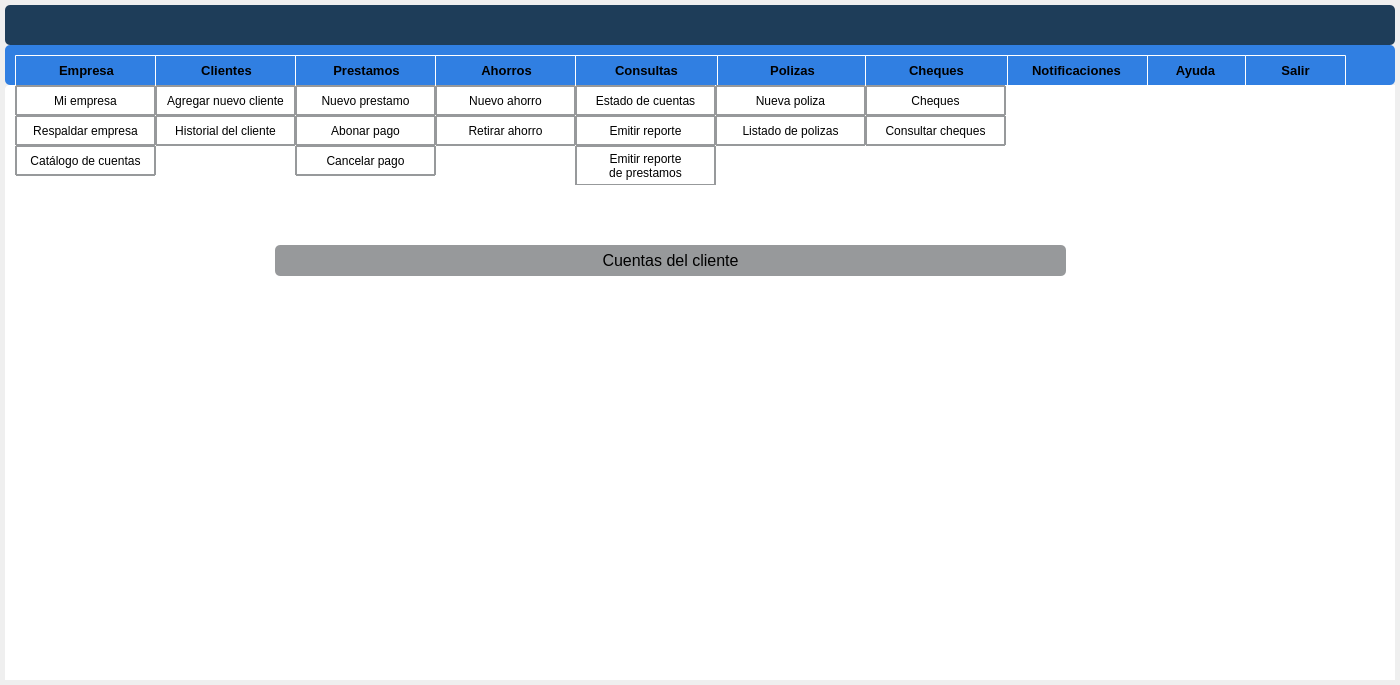
<?xml version="1.0" encoding="UTF-8"?>
<ui version="4.0">
 <class>Nuevoprestamo</class>
 <widget class="QWidget" name="Nuevoprestamo">
  <property name="geometry">
   <rect>
    <x>0</x>
    <y>0</y>
    <width>1400</width>
    <height>685</height>
   </rect>
  </property>
  <property name="minimumSize">
   <size>
    <width>0</width>
    <height>0</height>
   </size>
  </property>
  <property name="windowTitle">
   <string>Form</string>
  </property>
  <property name="styleSheet">
   <string notr="true">QWidget#DetailWindow{border-radius: 5px}</string>
  </property>
  <layout class="QVBoxLayout" name="verticalLayout">
   <property name="spacing">
    <number>0</number>
   </property>
   <property name="leftMargin">
    <number>0</number>
   </property>
   <property name="topMargin">
    <number>0</number>
   </property>
   <property name="rightMargin">
    <number>0</number>
   </property>
   <property name="bottomMargin">
    <number>0</number>
   </property>
   <item>
    <widget class="QFrame" name="central_widget_frame">
     <property name="minimumSize">
      <size>
       <width>1350</width>
       <height>0</height>
      </size>
     </property>
     <property name="styleSheet">
      <string notr="true">border-radius: 5px</string>
     </property>
     <property name="frameShape">
      <enum>QFrame::StyledPanel</enum>
     </property>
     <property name="frameShadow">
      <enum>QFrame::Raised</enum>
     </property>
     <layout class="QVBoxLayout" name="shadow_layout">
      <property name="spacing">
       <number>0</number>
      </property>
      <property name="leftMargin">
       <number>5</number>
      </property>
      <property name="topMargin">
       <number>5</number>
      </property>
      <property name="rightMargin">
       <number>5</number>
      </property>
      <property name="bottomMargin">
       <number>5</number>
      </property>
      <item>
       <widget class="QFrame" name="background_frame">
        <property name="minimumSize">
         <size>
          <width>1350</width>
          <height>0</height>
         </size>
        </property>
        <property name="styleSheet">
         <string notr="true">QWidgget#background_frame{background-color: rgb(245, 240, 225);}</string>
        </property>
        <property name="frameShape">
         <enum>QFrame::StyledPanel</enum>
        </property>
        <property name="frameShadow">
         <enum>QFrame::Raised</enum>
        </property>
        <layout class="QVBoxLayout" name="verticalLayout_2">
         <property name="spacing">
          <number>0</number>
         </property>
         <property name="leftMargin">
          <number>0</number>
         </property>
         <property name="topMargin">
          <number>0</number>
         </property>
         <property name="rightMargin">
          <number>0</number>
         </property>
         <property name="bottomMargin">
          <number>0</number>
         </property>
         <item>
          <widget class="QFrame" name="top_bar_frame">
           <property name="minimumSize">
            <size>
             <width>0</width>
             <height>40</height>
            </size>
           </property>
           <property name="maximumSize">
            <size>
             <width>16777215</width>
             <height>40</height>
            </size>
           </property>
           <property name="styleSheet">
            <string notr="true">background-color: #1e3d59;
border-radius: 5px</string>
           </property>
           <property name="frameShape">
            <enum>QFrame::StyledPanel</enum>
           </property>
           <property name="frameShadow">
            <enum>QFrame::Raised</enum>
           </property>
           <layout class="QHBoxLayout" name="horizontalLayout_3">
            <item>
             <widget class="QLabel" name="title_label">
              <property name="minimumSize">
               <size>
                <width>1100</width>
                <height>0</height>
               </size>
              </property>
              <property name="font">
               <font>
                <pointsize>10</pointsize>
                <bold>true</bold>
               </font>
              </property>
              <property name="styleSheet">
               <string notr="true">color: white;</string>
              </property>
              <property name="text">
               <string/>
              </property>
             </widget>
            </item>
            <item>
             <widget class="QFrame" name="buttons_holder_frame">
              <property name="minimumSize">
               <size>
                <width>180</width>
                <height>30</height>
               </size>
              </property>
              <property name="maximumSize">
               <size>
                <width>113</width>
                <height>16777215</height>
               </size>
              </property>
              <property name="frameShape">
               <enum>QFrame::StyledPanel</enum>
              </property>
              <property name="frameShadow">
               <enum>QFrame::Raised</enum>
              </property>
              <widget class="QToolButton" name="restore_button">
               <property name="geometry">
                <rect>
                 <x>80</x>
                 <y>0</y>
                 <width>22</width>
                 <height>22</height>
                </rect>
               </property>
               <property name="text">
                <string/>
               </property>
               <property name="icon">
                <iconset>
                 <normaloff>../../pys6-recipes-organizer-master/assets/icons/restore-window.png</normaloff>../../pys6-recipes-organizer-master/assets/icons/restore-window.png</iconset>
               </property>
               <property name="iconSize">
                <size>
                 <width>25</width>
                 <height>25</height>
                </size>
               </property>
              </widget>
              <widget class="QToolButton" name="close_button">
               <property name="geometry">
                <rect>
                 <x>120</x>
                 <y>0</y>
                 <width>22</width>
                 <height>22</height>
                </rect>
               </property>
               <property name="text">
                <string/>
               </property>
               <property name="icon">
                <iconset>
                 <normaloff>../../pys6-recipes-organizer-master/assets/icons/close-window.png</normaloff>../../pys6-recipes-organizer-master/assets/icons/close-window.png</iconset>
               </property>
               <property name="iconSize">
                <size>
                 <width>25</width>
                 <height>25</height>
                </size>
               </property>
              </widget>
              <widget class="QToolButton" name="maximize_button">
               <property name="geometry">
                <rect>
                 <x>77</x>
                 <y>0</y>
                 <width>31</width>
                 <height>22</height>
                </rect>
               </property>
               <property name="text">
                <string/>
               </property>
               <property name="icon">
                <iconset>
                 <normaloff>../../pys6-recipes-organizer-master/assets/icons/maximize-window.png</normaloff>../../pys6-recipes-organizer-master/assets/icons/maximize-window.png</iconset>
               </property>
               <property name="iconSize">
                <size>
                 <width>25</width>
                 <height>25</height>
                </size>
               </property>
              </widget>
              <widget class="QToolButton" name="minimize_button">
               <property name="geometry">
                <rect>
                 <x>40</x>
                 <y>0</y>
                 <width>22</width>
                 <height>22</height>
                </rect>
               </property>
               <property name="text">
                <string/>
               </property>
               <property name="icon">
                <iconset>
                 <normaloff>../../pys6-recipes-organizer-master/assets/icons/minimize-window.png</normaloff>../../pys6-recipes-organizer-master/assets/icons/minimize-window.png</iconset>
               </property>
               <property name="iconSize">
                <size>
                 <width>25</width>
                 <height>25</height>
                </size>
               </property>
              </widget>
             </widget>
            </item>
           </layout>
          </widget>
         </item>
         <item>
          <widget class="QFrame" name="content_frame">
           <property name="frameShape">
            <enum>QFrame::StyledPanel</enum>
           </property>
           <property name="frameShadow">
            <enum>QFrame::Raised</enum>
           </property>
           <layout class="QVBoxLayout" name="verticalLayout_3">
            <property name="spacing">
             <number>0</number>
            </property>
            <property name="leftMargin">
             <number>0</number>
            </property>
            <property name="topMargin">
             <number>0</number>
            </property>
            <property name="rightMargin">
             <number>0</number>
            </property>
            <property name="bottomMargin">
             <number>0</number>
            </property>
            <item>
             <widget class="QFrame" name="barra_principal_frame">
              <property name="enabled">
               <bool>true</bool>
              </property>
              <property name="minimumSize">
               <size>
                <width>0</width>
                <height>20</height>
               </size>
              </property>
              <property name="maximumSize">
               <size>
                <width>16777215</width>
                <height>40</height>
               </size>
              </property>
              <property name="styleSheet">
               <string notr="true">QWidget#barra_principal_frame{background-color: rgb(48, 127, 226);
border-radius: 5px}</string>
              </property>
              <property name="frameShape">
               <enum>QFrame::StyledPanel</enum>
              </property>
              <property name="frameShadow">
               <enum>QFrame::Raised</enum>
              </property>
              <widget class="QPushButton" name="Empresa">
               <property name="geometry">
                <rect>
                 <x>10</x>
                 <y>10</y>
                 <width>143</width>
                 <height>31</height>
                </rect>
               </property>
               <property name="font">
                <font>
                 <pointsize>10</pointsize>
                 <bold>true</bold>
                </font>
               </property>
               <property name="styleSheet">
                <string notr="true">border-style: solid;
background-color: rgb(48, 127, 226);
border-width: 1px;
border-color: rgb(255, 255, 255);
border-radius: 1px;</string>
               </property>
               <property name="text">
                <string>Empresa</string>
               </property>
               <property name="icon">
                <iconset>
                 <normaloff>../assets/Iconos/house.png</normaloff>../assets/Iconos/house.png</iconset>
               </property>
               <property name="iconSize">
                <size>
                 <width>40</width>
                 <height>40</height>
                </size>
               </property>
              </widget>
              <widget class="QPushButton" name="Clientes">
               <property name="geometry">
                <rect>
                 <x>150</x>
                 <y>10</y>
                 <width>143</width>
                 <height>31</height>
                </rect>
               </property>
               <property name="font">
                <font>
                 <pointsize>10</pointsize>
                 <bold>true</bold>
                </font>
               </property>
               <property name="styleSheet">
                <string notr="true">border-style: solid;
background-color: rgb(48, 127, 226);
border-width: 1px;
border-color: rgb(255, 255, 255);
border-radius: 1px;</string>
               </property>
               <property name="text">
                <string>Clientes</string>
               </property>
               <property name="icon">
                <iconset>
                 <normaloff>../assets/Iconos/60eb68bb3242ef4ac327a3fe28d25719.png</normaloff>../assets/Iconos/60eb68bb3242ef4ac327a3fe28d25719.png</iconset>
               </property>
               <property name="iconSize">
                <size>
                 <width>30</width>
                 <height>30</height>
                </size>
               </property>
              </widget>
              <widget class="QPushButton" name="Prestamos">
               <property name="geometry">
                <rect>
                 <x>290</x>
                 <y>10</y>
                 <width>143</width>
                 <height>31</height>
                </rect>
               </property>
               <property name="font">
                <font>
                 <pointsize>10</pointsize>
                 <bold>true</bold>
                </font>
               </property>
               <property name="styleSheet">
                <string notr="true">border-style: solid;
background-color: rgb(48, 127, 226);
border-width: 1px;
border-color: rgb(255, 255, 255);
border-radius: 1px;</string>
               </property>
               <property name="text">
                <string>Prestamos</string>
               </property>
               <property name="icon">
                <iconset>
                 <normaloff>../assets/Iconos/prestamos.png</normaloff>../assets/Iconos/prestamos.png</iconset>
               </property>
               <property name="iconSize">
                <size>
                 <width>35</width>
                 <height>35</height>
                </size>
               </property>
              </widget>
              <widget class="QPushButton" name="Ahorros">
               <property name="geometry">
                <rect>
                 <x>430</x>
                 <y>10</y>
                 <width>143</width>
                 <height>31</height>
                </rect>
               </property>
               <property name="font">
                <font>
                 <pointsize>10</pointsize>
                 <bold>true</bold>
                </font>
               </property>
               <property name="styleSheet">
                <string notr="true">border-style: solid;
background-color: rgb(48, 127, 226);
border-width: 1px;
border-color: rgb(255, 255, 255);
border-radius: 1px;</string>
               </property>
               <property name="text">
                <string>Ahorros</string>
               </property>
               <property name="icon">
                <iconset>
                 <normaloff>../assets/Iconos/497f1ee33d47f13536a037095be32bde-icono-de-circulo-de-banco-de-cerdo.png</normaloff>../assets/Iconos/497f1ee33d47f13536a037095be32bde-icono-de-circulo-de-banco-de-cerdo.png</iconset>
               </property>
               <property name="iconSize">
                <size>
                 <width>35</width>
                 <height>30</height>
                </size>
               </property>
              </widget>
              <widget class="QPushButton" name="Consultas">
               <property name="geometry">
                <rect>
                 <x>570</x>
                 <y>10</y>
                 <width>143</width>
                 <height>31</height>
                </rect>
               </property>
               <property name="font">
                <font>
                 <pointsize>10</pointsize>
                 <bold>true</bold>
                </font>
               </property>
               <property name="styleSheet">
                <string notr="true">border-style: solid;
background-color: rgb(48, 127, 226);
border-width: 1px;
border-color: rgb(255, 255, 255);
border-radius: 1px;</string>
               </property>
               <property name="text">
                <string>Consultas</string>
               </property>
               <property name="icon">
                <iconset>
                 <normaloff>../assets/Iconos/consultas.png</normaloff>../assets/Iconos/consultas.png</iconset>
               </property>
               <property name="iconSize">
                <size>
                 <width>40</width>
                 <height>40</height>
                </size>
               </property>
              </widget>
              <widget class="QPushButton" name="Ayuda">
               <property name="geometry">
                <rect>
                 <x>1140</x>
                 <y>10</y>
                 <width>101</width>
                 <height>31</height>
                </rect>
               </property>
               <property name="font">
                <font>
                 <pointsize>10</pointsize>
                 <bold>true</bold>
                </font>
               </property>
               <property name="styleSheet">
                <string notr="true">border-style: solid;
background-color: rgb(48, 127, 226);
border-width: 1px;
border-color: rgb(255, 255, 255);
border-radius: 1px;</string>
               </property>
               <property name="text">
                <string>Ayuda</string>
               </property>
               <property name="icon">
                <iconset>
                 <normaloff>../assets/Iconos/ayuda.png</normaloff>../assets/Iconos/ayuda.png</iconset>
               </property>
               <property name="iconSize">
                <size>
                 <width>40</width>
                 <height>40</height>
                </size>
               </property>
              </widget>
              <widget class="QPushButton" name="Salir">
               <property name="geometry">
                <rect>
                 <x>1240</x>
                 <y>10</y>
                 <width>101</width>
                 <height>31</height>
                </rect>
               </property>
               <property name="font">
                <font>
                 <pointsize>10</pointsize>
                 <bold>true</bold>
                </font>
               </property>
               <property name="styleSheet">
                <string notr="true">border-style: solid;
background-color: rgb(48, 127, 226);
border-width: 1px;
border-color: rgb(255, 255, 255);
border-radius: 1px;</string>
               </property>
               <property name="text">
                <string>Salir</string>
               </property>
               <property name="icon">
                <iconset>
                 <normaloff>../assets/Iconos/exit.png</normaloff>../assets/Iconos/exit.png</iconset>
               </property>
               <property name="iconSize">
                <size>
                 <width>30</width>
                 <height>30</height>
                </size>
               </property>
              </widget>
              <widget class="QPushButton" name="Notificaciones">
               <property name="geometry">
                <rect>
                 <x>1000</x>
                 <y>10</y>
                 <width>143</width>
                 <height>31</height>
                </rect>
               </property>
               <property name="font">
                <font>
                 <pointsize>10</pointsize>
                 <bold>true</bold>
                </font>
               </property>
               <property name="styleSheet">
                <string notr="true">border-style: solid;
background-color: rgb(48, 127, 226);
border-width: 1px;
border-color: rgb(255, 255, 255);
border-radius: 1px;</string>
               </property>
               <property name="text">
                <string>Notificaciones</string>
               </property>
               <property name="icon">
                <iconset>
                 <normaloff>../assets/Iconos/Imagen2.png</normaloff>../assets/Iconos/Imagen2.png</iconset>
               </property>
               <property name="iconSize">
                <size>
                 <width>25</width>
                 <height>25</height>
                </size>
               </property>
              </widget>
              <widget class="QPushButton" name="PolizaS">
               <property name="geometry">
                <rect>
                 <x>712</x>
                 <y>10</y>
                 <width>151</width>
                 <height>31</height>
                </rect>
               </property>
               <property name="font">
                <font>
                 <pointsize>10</pointsize>
                 <bold>true</bold>
                </font>
               </property>
               <property name="styleSheet">
                <string notr="true">border-style: solid;
background-color: rgb(48, 127, 226);
border-width: 1px;
border-color: rgb(255, 255, 255);
border-radius: 1px;</string>
               </property>
               <property name="text">
                <string>Polizas</string>
               </property>
               <property name="icon">
                <iconset>
                 <normaloff>../assets/Iconos/polizas.png</normaloff>../assets/Iconos/polizas.png</iconset>
               </property>
               <property name="iconSize">
                <size>
                 <width>25</width>
                 <height>25</height>
                </size>
               </property>
              </widget>
              <widget class="QPushButton" name="ChequeS">
               <property name="geometry">
                <rect>
                 <x>860</x>
                 <y>10</y>
                 <width>143</width>
                 <height>31</height>
                </rect>
               </property>
               <property name="font">
                <font>
                 <pointsize>10</pointsize>
                 <bold>true</bold>
                </font>
               </property>
               <property name="styleSheet">
                <string notr="true">border-style: solid;
background-color: rgb(48, 127, 226);
border-width: 1px;
border-color: rgb(255, 255, 255);
border-radius: 1px;</string>
               </property>
               <property name="text">
                <string>Cheques</string>
               </property>
               <property name="icon">
                <iconset>
                 <normaloff>../assets/Iconos/cheques.png</normaloff>../assets/Iconos/cheques.png</iconset>
               </property>
               <property name="iconSize">
                <size>
                 <width>40</width>
                 <height>40</height>
                </size>
               </property>
              </widget>
              <widget class="QLabel" name="notify">
               <property name="geometry">
                <rect>
                 <x>1010</x>
                 <y>20</y>
                 <width>16</width>
                 <height>16</height>
                </rect>
               </property>
               <property name="styleSheet">
                <string notr="true">image: url(:/imagen/rojo.png);</string>
               </property>
               <property name="text">
                <string>&lt;html&gt;&lt;head/&gt;&lt;body&gt;&lt;p align=&quot;center&quot;&gt;&lt;br/&gt;&lt;/p&gt;&lt;/body&gt;&lt;/html&gt;</string>
               </property>
              </widget>
             </widget>
            </item>
            <item>
             <widget class="QFrame" name="contenido">
              <property name="styleSheet">
               <string notr="true">background-color: rgb(255, 255, 255);</string>
              </property>
              <property name="frameShape">
               <enum>QFrame::StyledPanel</enum>
              </property>
              <property name="frameShadow">
               <enum>QFrame::Raised</enum>
              </property>
              <widget class="QLabel" name="label_18">
               <property name="geometry">
                <rect>
                 <x>1000</x>
                 <y>10</y>
                 <width>251</width>
                 <height>51</height>
                </rect>
               </property>
               <property name="text">
                <string/>
               </property>
              </widget>
              <widget class="QFrame" name="frame">
               <property name="geometry">
                <rect>
                 <x>0</x>
                 <y>0</y>
                 <width>1431</width>
                 <height>101</height>
                </rect>
               </property>
               <property name="frameShape">
                <enum>QFrame::StyledPanel</enum>
               </property>
               <property name="frameShadow">
                <enum>QFrame::Raised</enum>
               </property>
               <widget class="QLabel" name="IngresaTitulo">
                <property name="geometry">
                 <rect>
                  <x>292</x>
                  <y>20</y>
                  <width>841</width>
                  <height>61</height>
                 </rect>
                </property>
                <property name="minimumSize">
                 <size>
                  <width>750</width>
                  <height>0</height>
                 </size>
                </property>
                <property name="maximumSize">
                 <size>
                  <width>1600</width>
                  <height>16777215</height>
                 </size>
                </property>
                <property name="font">
                 <font>
                  <pointsize>16</pointsize>
                 </font>
                </property>
                <property name="styleSheet">
                 <string notr="true"/>
                </property>
                <property name="text">
                 <string>&lt;html&gt;&lt;head/&gt;&lt;body&gt;&lt;p align=&quot;center&quot;&gt;Estado de cuentas&lt;/p&gt;&lt;/body&gt;&lt;/html&gt;</string>
                </property>
               </widget>
               <widget class="QLabel" name="label_10">
                <property name="geometry">
                 <rect>
                  <x>1200</x>
                  <y>10</y>
                  <width>80</width>
                  <height>80</height>
                 </rect>
                </property>
                <property name="minimumSize">
                 <size>
                  <width>80</width>
                  <height>80</height>
                 </size>
                </property>
                <property name="text">
                 <string/>
                </property>
                <property name="pixmap">
                 <pixmap resource="../imagenes/res.qrc">:/imagen/logobueno_preview_rev_1.png</pixmap>
                </property>
               </widget>
               <widget class="QPushButton" name="Catalogo">
                <property name="geometry">
                 <rect>
                  <x>10</x>
                  <y>60</y>
                  <width>141</width>
                  <height>31</height>
                 </rect>
                </property>
                <property name="styleSheet">
                 <string notr="true">border-style: solid;
border-width: 2px;
border-color: rgb(151, 153, 155);
border-radius: 1px;
</string>
                </property>
                <property name="text">
                 <string>Catálogo de cuentas</string>
                </property>
               </widget>
               <widget class="QPushButton" name="Respaldo">
                <property name="geometry">
                 <rect>
                  <x>10</x>
                  <y>30</y>
                  <width>141</width>
                  <height>31</height>
                 </rect>
                </property>
                <property name="styleSheet">
                 <string notr="true">border-style: solid;
border-width: 2px;
border-color: rgb(151, 153, 155);
border-radius: 1px;
</string>
                </property>
                <property name="text">
                 <string>Respaldar empresa</string>
                </property>
               </widget>
               <widget class="QPushButton" name="Mi_Empresa">
                <property name="geometry">
                 <rect>
                  <x>10</x>
                  <y>0</y>
                  <width>141</width>
                  <height>31</height>
                 </rect>
                </property>
                <property name="styleSheet">
                 <string notr="true">border-style: solid;
border-width: 2px;
border-color: rgb(151, 153, 155);
border-radius: 1px;
</string>
                </property>
                <property name="text">
                 <string>Mi empresa</string>
                </property>
               </widget>
               <widget class="QPushButton" name="Ahorro">
                <property name="geometry">
                 <rect>
                  <x>430</x>
                  <y>0</y>
                  <width>141</width>
                  <height>31</height>
                 </rect>
                </property>
                <property name="styleSheet">
                 <string notr="true">border-style: solid;
border-width: 2px;
border-color: rgb(151, 153, 155);
border-radius: 1px;
</string>
                </property>
                <property name="text">
                 <string>Nuevo ahorro</string>
                </property>
               </widget>
               <widget class="QPushButton" name="abonar">
                <property name="geometry">
                 <rect>
                  <x>290</x>
                  <y>30</y>
                  <width>141</width>
                  <height>31</height>
                 </rect>
                </property>
                <property name="styleSheet">
                 <string notr="true">border-style: solid;
border-width: 2px;
border-color: rgb(151, 153, 155);
border-radius: 1px;
</string>
                </property>
                <property name="text">
                 <string>Abonar pago</string>
                </property>
               </widget>
               <widget class="QPushButton" name="Reportes">
                <property name="geometry">
                 <rect>
                  <x>570</x>
                  <y>30</y>
                  <width>141</width>
                  <height>31</height>
                 </rect>
                </property>
                <property name="styleSheet">
                 <string notr="true">border-style: solid;
border-width: 2px;
border-color: rgb(151, 153, 155);
border-radius: 1px;
</string>
                </property>
                <property name="text">
                 <string>Emitir reporte</string>
                </property>
               </widget>
               <widget class="QPushButton" name="Polizas">
                <property name="geometry">
                 <rect>
                  <x>710</x>
                  <y>0</y>
                  <width>151</width>
                  <height>31</height>
                 </rect>
                </property>
                <property name="styleSheet">
                 <string notr="true">border-style: solid;
border-width: 2px;
border-color: rgb(151, 153, 155);
border-radius: 1px;
</string>
                </property>
                <property name="text">
                 <string>Nueva poliza</string>
                </property>
               </widget>
               <widget class="QPushButton" name="Historial">
                <property name="geometry">
                 <rect>
                  <x>150</x>
                  <y>30</y>
                  <width>141</width>
                  <height>31</height>
                 </rect>
                </property>
                <property name="styleSheet">
                 <string notr="true">border-style: solid;
border-width: 2px;
border-color: rgb(151, 153, 155);
border-radius: 1px;
</string>
                </property>
                <property name="text">
                 <string>Historial del cliente</string>
                </property>
               </widget>
               <widget class="QPushButton" name="Estado">
                <property name="geometry">
                 <rect>
                  <x>570</x>
                  <y>0</y>
                  <width>141</width>
                  <height>31</height>
                 </rect>
                </property>
                <property name="styleSheet">
                 <string notr="true">border-style: solid;
border-width: 2px;
border-color: rgb(151, 153, 155);
border-radius: 1px;
</string>
                </property>
                <property name="text">
                 <string>Estado de cuentas</string>
                </property>
               </widget>
               <widget class="QPushButton" name="cancelar">
                <property name="geometry">
                 <rect>
                  <x>290</x>
                  <y>60</y>
                  <width>141</width>
                  <height>31</height>
                 </rect>
                </property>
                <property name="styleSheet">
                 <string notr="true">border-style: solid;
border-width: 2px;
border-color: rgb(151, 153, 155);
border-radius: 1px;
</string>
                </property>
                <property name="text">
                 <string>Cancelar pago</string>
                </property>
               </widget>
               <widget class="QPushButton" name="Cliente">
                <property name="geometry">
                 <rect>
                  <x>150</x>
                  <y>0</y>
                  <width>141</width>
                  <height>31</height>
                 </rect>
                </property>
                <property name="styleSheet">
                 <string notr="true">border-style: solid;
border-width: 2px;
border-color: rgb(151, 153, 155);
border-radius: 1px;
</string>
                </property>
                <property name="text">
                 <string>Agregar nuevo cliente</string>
                </property>
               </widget>
               <widget class="QPushButton" name="Retirar">
                <property name="geometry">
                 <rect>
                  <x>430</x>
                  <y>30</y>
                  <width>141</width>
                  <height>31</height>
                 </rect>
                </property>
                <property name="styleSheet">
                 <string notr="true">border-style: solid;
border-width: 2px;
border-color: rgb(151, 153, 155);
border-radius: 1px;
</string>
                </property>
                <property name="text">
                 <string>Retirar ahorro</string>
                </property>
               </widget>
               <widget class="QPushButton" name="Cheques">
                <property name="geometry">
                 <rect>
                  <x>860</x>
                  <y>0</y>
                  <width>141</width>
                  <height>31</height>
                 </rect>
                </property>
                <property name="styleSheet">
                 <string notr="true">border-style: solid;
border-width: 2px;
border-color: rgb(151, 153, 155);
border-radius: 1px;
</string>
                </property>
                <property name="text">
                 <string>Cheques</string>
                </property>
               </widget>
               <widget class="QPushButton" name="Consulta_cheque">
                <property name="geometry">
                 <rect>
                  <x>860</x>
                  <y>30</y>
                  <width>141</width>
                  <height>31</height>
                 </rect>
                </property>
                <property name="styleSheet">
                 <string notr="true">border-style: solid;
border-width: 2px;
border-color: rgb(151, 153, 155);
border-radius: 1px;
</string>
                </property>
                <property name="text">
                 <string>Consultar cheques</string>
                </property>
               </widget>
               <widget class="QPushButton" name="Listado">
                <property name="geometry">
                 <rect>
                  <x>710</x>
                  <y>30</y>
                  <width>151</width>
                  <height>31</height>
                 </rect>
                </property>
                <property name="styleSheet">
                 <string notr="true">border-style: solid;
border-width: 2px;
border-color: rgb(151, 153, 155);
border-radius: 1px;
</string>
                </property>
                <property name="text">
                 <string>Listado de polizas</string>
                </property>
               </widget>
               <widget class="QPushButton" name="prestamo">
                <property name="geometry">
                 <rect>
                  <x>290</x>
                  <y>0</y>
                  <width>141</width>
                  <height>31</height>
                 </rect>
                </property>
                <property name="styleSheet">
                 <string notr="true">border-style: solid;
border-width: 2px;
border-color: rgb(151, 153, 155);
border-radius: 1px;
</string>
                </property>
                <property name="text">
                 <string>Nuevo prestamo</string>
                </property>
               </widget>
               <widget class="QPushButton" name="Reportes_2">
                <property name="geometry">
                 <rect>
                  <x>570</x>
                  <y>60</y>
                  <width>141</width>
                  <height>41</height>
                 </rect>
                </property>
                <property name="styleSheet">
                 <string notr="true">border-style: solid;
border-width: 2px;
border-color: rgb(151, 153, 155);
border-radius: 1px;
</string>
                </property>
                <property name="text">
                 <string>Emitir reporte 
de prestamos</string>
                </property>
               </widget>
              </widget>
              <widget class="QFrame" name="Desarrollo">
               <property name="geometry">
                <rect>
                 <x>0</x>
                 <y>100</y>
                 <width>1431</width>
                 <height>531</height>
                </rect>
               </property>
               <property name="frameShape">
                <enum>QFrame::StyledPanel</enum>
               </property>
               <property name="frameShadow">
                <enum>QFrame::Raised</enum>
               </property>
               <widget class="QLabel" name="label_33">
                <property name="geometry">
                 <rect>
                  <x>270</x>
                  <y>60</y>
                  <width>791</width>
                  <height>31</height>
                 </rect>
                </property>
                <property name="styleSheet">
                 <string notr="true">background-color: rgb(151, 153, 155);</string>
                </property>
                <property name="text">
                 <string>&lt;html&gt;&lt;head/&gt;&lt;body&gt;&lt;p align=&quot;center&quot;&gt;&lt;span style=&quot; font-size:12pt;&quot;&gt;Cuentas del cliente&lt;/span&gt;&lt;/p&gt;&lt;/body&gt;&lt;/html&gt;</string>
                </property>
               </widget>
               <widget class="QTableWidget" name="tabla_clientes">
                <property name="geometry">
                 <rect>
                  <x>270</x>
                  <y>110</y>
                  <width>781</width>
                  <height>161</height>
                 </rect>
                </property>
                <property name="rowCount">
                 <number>4</number>
                </property>
                <attribute name="horizontalHeaderVisible">
                 <bool>true</bool>
                </attribute>
                <attribute name="horizontalHeaderHighlightSections">
                 <bool>true</bool>
                </attribute>
                <attribute name="horizontalHeaderStretchLastSection">
                 <bool>true</bool>
                </attribute>
                <attribute name="verticalHeaderVisible">
                 <bool>false</bool>
                </attribute>
                <row>
                 <property name="text">
                  <string/>
                 </property>
                </row>
                <row>
                 <property name="text">
                  <string/>
                 </property>
                </row>
                <row/>
                <row/>
               </widget>
              </widget>
             </widget>
            </item>
           </layout>
          </widget>
         </item>
        </layout>
       </widget>
      </item>
     </layout>
    </widget>
   </item>
  </layout>
 </widget>
 <resources>
  <include location="../imagenes/res.qrc"/>
 </resources>
 <connections/>
</ui>
